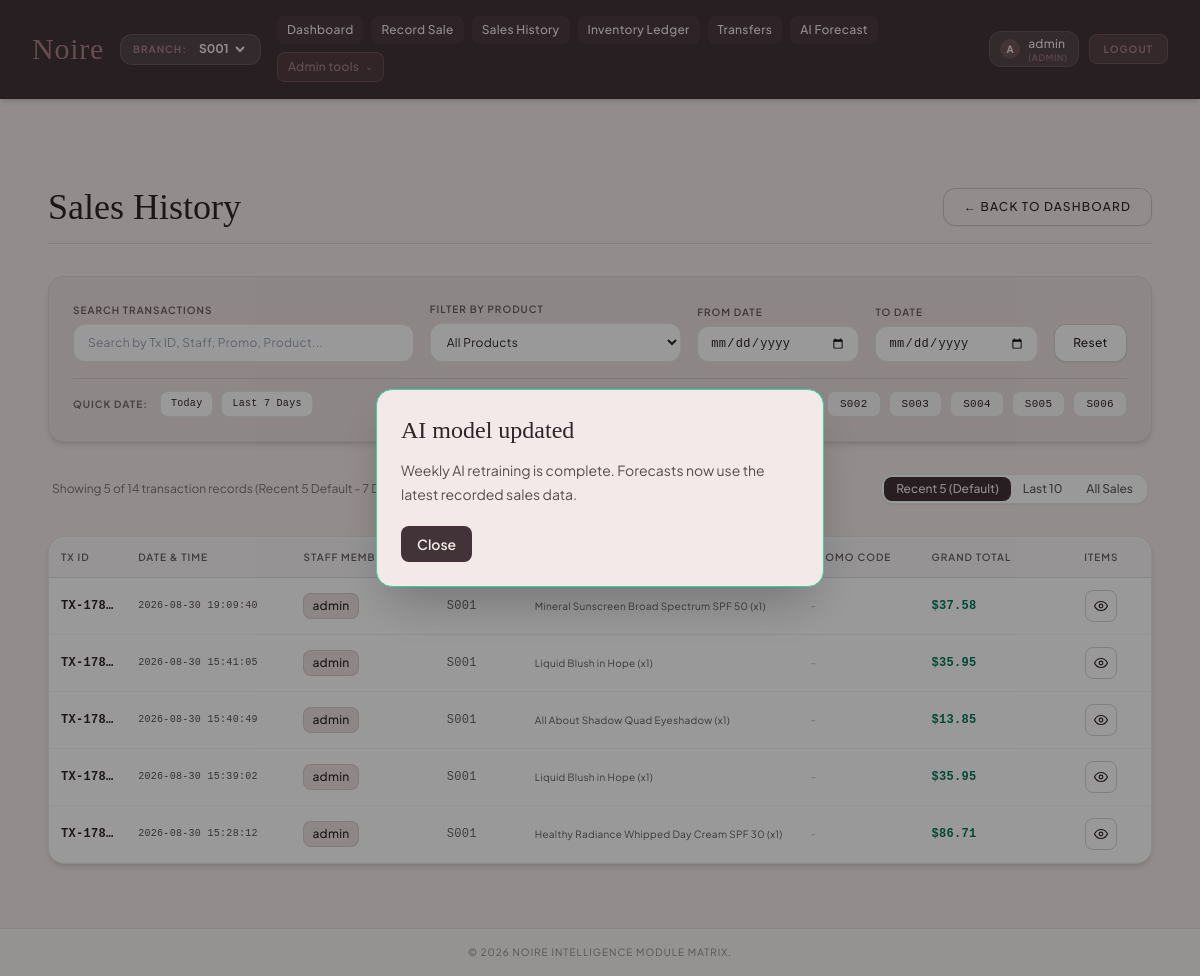
/sales_history (signed in), run on the app's committed database.
### tables this page shows
CREATE TABLE branches (
            branch_id TEXT PRIMARY KEY,
            region TEXT NOT NULL DEFAULT 'Bagmati',
            location_detail TEXT NOT NULL DEFAULT 'Kathmandu',
            created_at DATETIME DEFAULT CURRENT_TIMESTAMP
        , branch_name TEXT NOT NULL DEFAULT '', is_active INTEGER NOT NULL DEFAULT 1);

CREATE TABLE transactions (
            transaction_id TEXT PRIMARY KEY,
            username TEXT NOT NULL,
            branch_id TEXT NOT NULL REFERENCES branches(branch_id),
            promo_code TEXT,
            discount_rate REAL DEFAULT 1.0,
            grand_total REAL NOT NULL CHECK(grand_total >= 0),
            transaction_date DATE NOT NULL,
            created_at DATETIME DEFAULT CURRENT_TIMESTAMP
        );

### app.py (the view)
@app.route('/sales_history')
@login_required
def sales_history():
    current_branch = session.get('branch', 'S001')
    is_admin = session.get('role') == 'admin'
    if is_admin:
        branch_param = request.args.get('branch', current_branch)
        if branch_param == 'ALL':
            transactions = db_load_transactions()
        else:
            transactions = db_load_transactions(branch=branch_param)
    else:
        branch_param = current_branch
        transactions = db_load_transactions(branch=current_branch)
    return render_template(
        'sales_history.html',
        transactions=transactions,
        current_branch=current_branch,
        selected_branch=branch_param
    )

### templates/sales_history.html (shortened to what this page needs)
{% extends "base.html" %}
{% block content %}
<div class="max-w-7xl mx-auto px-4 py-8 space-y-8">
    <div class="border-b border-noireText/10 pb-4 flex flex-col md:flex-row md:items-center justify-between gap-4">
        <div>
            <h2 class="text-4xl text-noireText font-serif">Sales History</h2>
        </div>
        <a href="{{ url_for('dashboard') }}" class="px-5 py-2.5 border border-noireText/20 hover:border-noireText/40 text-noireText font-medium uppercase tracking-widest text-xs rounded-xl transition-all shadow-sm flex items-center gap-2 self-start md:self-auto">
            ← Back to Dashboard
        </a>
    </div>
    <div class="bg-parchment p-6 rounded-2xl border border-noireText/5 shadow-md space-y-4 text-xs tracking-wide">
        <div class="grid grid-cols-1 md:grid-cols-12 gap-4 items-end">
            <div class="md:col-span-4 flex flex-col gap-1.5">
                <label for="searchInput" class="font-semibold uppercase text-noireText/70 tracking-widest text-[10px]">Search Transactions</label>
                <input type="text" id="searchInput" placeholder="Search by Tx ID, Staff, Promo, Product..." class="w-full px-3.5 py-2.5 rounded-xl bg-white border border-noireText/10 text-noireText focus:outline-none focus:border-dustyRose focus:ring-1 focus:ring-dustyRose transition-all text-xs">
            </div>
            <div class="md:col-span-3 flex flex-col gap-1.5">
                <label for="productFilter" class="font-semibold uppercase text-noireText/70 tracking-widest text-[10px]">Filter by Product</label>
                <select id="productFilter" class="w-full px-3 py-2.5 rounded-xl bg-white border border-noireText/10 text-noireText focus:outline-none focus:border-dustyRose focus:ring-1 focus:ring-dustyRose transition-all text-xs cursor-pointer">
                    <option value="">All Products</option>
                </select>
            </div>
            <div class="md:col-span-2 flex flex-col gap-1.5">
                <label for="fromDate" class="font-semibold uppercase text-noireText/70 tracking-widest text-[10px]">From Date</label>
                <input type="date" id="fromDate" class="w-full px-3 py-2 rounded-xl bg-white border border-noireText/10 text-noireText focus:outline-none focus:border-dustyRose focus:ring-1 focus:ring-dustyRose transition-all text-xs font-mono">
            </div>
            <div class="md:col-span-2 flex flex-col gap-1.5">
                <label for="toDate" class="font-semibold uppercase text-noireText/70 tracking-widest text-[10px]">To Date</label>
                <input type="date" id="toDate" class="w-full px-3 py-2 rounded-xl bg-white border border-noireText/10 text-noireText focus:outline-none focus:border-dustyRose focus:ring-1 focus:ring-dustyRose transition-all text-xs font-mono">
            </div>
            <div class="md:col-span-1 flex items-end">
                <button type="button" id="resetSalesFilters" class="w-full py-2.5 bg-white hover:bg-velvet border border-noireText/20 hover:border-noireText/40 text-noireText font-medium text-xs rounded-xl transition-all shadow-sm h-[38px] flex items-center justify-center">
                    Reset
                </button>
            </div>
        </div>
        <div class="flex flex-col sm:flex-row sm:items-center justify-between gap-3 pt-3 border-t border-noireText/10 text-xs">
            <div class="flex items-center gap-2 flex-wrap">
                <span class="text-[10px] text-noireText/60 font-bold uppercase tracking-widest mr-1">Quick Date:</span>
                <button type="button" onclick="setQuickDate('today')" class="px-2.5 py-1 bg-white hover:bg-velvet border border-noireText/10 rounded-lg text-[10px] font-mono transition-colors">Today</button>
                <button type="button" onclick="setQuickDate('7d')" class="px-2.5 py-1 bg-white hover:bg-velvet border border-noireText/10 rounded-lg text-[10px] font-mono transition-colors">Last 7 Days</button>
            </div>
            <div class="flex items-center gap-2 flex-wrap text-xs">
                <span class="text-[10px] text-noireText/60 font-bold uppercase tracking-widest mr-1">Branch Scope:</span>
                {% if session.get('role') == 'admin' %}
                <a href="{{ url_for('sales_history', branch='ALL') }}" class="px-3 py-1 rounded-lg font-medium text-[11px] transition-all {% if selected_branch == 'ALL' %}bg-deepWine text-velvet font-bold shadow-sm{% else %}bg-white/80 hover:bg-white text-noireText border border-noireText/10{% endif %}">
                </a>
                {% for b in active_branches %}
                <a href="{{ url_for('sales_history', branch=b.branch_id) }}" class="px-3 py-1 rounded-lg font-mono text-[11px] transition-all {% if selected_branch == b.branch_id %}bg-deepWine text-velvet font-bold shadow-sm{% else %}bg-white/80 hover:bg-white text-noireText border border-noireText/10{% endif %}">
                    {{ b.branch_id }}
                </a>
                {% endfor %}
                {% else %}
                <span class="px-3 py-1 rounded-lg font-mono font-bold text-[11px] bg-deepWine text-velvet shadow-sm">
                    {{ current_branch }} (Your Assigned Branch)
                </span>
                {% endif %}
            </div>
        </div>
    </div>
    <div class="flex flex-col sm:flex-row sm:items-center justify-between gap-3 text-xs text-noireText/60 px-1">
        <span id="salesMatchCount">Showing {{ [5, transactions|length]|min }} of {{ transactions|length if transactions else 0 }} transaction records</span>
        <div class="inline-flex rounded-xl border border-noireText/10 overflow-hidden bg-white p-0.5 shadow-sm text-xs self-start sm:self-auto">
            <button type="button" id="salesLimit5Btn" onclick="setSalesLimit(5)" class="sales-limit-tab py-1 px-3 rounded-lg font-medium transition-all bg-deepWine text-velvet">
                Recent 5 (Default)
            </button>
            <button type="button" id="salesLimit10Btn" onclick="setSalesLimit(10)" class="sales-limit-tab py-1 px-3 rounded-lg font-medium transition-all hover:bg-velvet/50 text-noireText/75">
                Last 10
            </button>
            <button type="button" id="salesLimitAllBtn" onclick="setSalesLimit('all')" class="sales-limit-tab py-1 px-3 rounded-lg font-medium transition-all hover:bg-velvet/50 text-noireText/75">
                All Sales
            </button>
        </div>
    </div>
    <div class="bg-white rounded-2xl border border-noireText/10 shadow-md overflow-hidden">
        <div class="w-full overflow-hidden">
            <table class="w-full table-fixed text-left text-xs tracking-wide border-collapse" id="salesTable">
                <colgroup>
                    <col class="w-[7%]">
                    <col class="w-[15%]">
                    <col class="w-[13%]">
                    <col class="w-[8%]">
                    <col class="w-[25%]">
                    <col class="w-[11%]">
                    <col class="w-[12%]">
                    <col class="w-[9%]">
                </colgroup>
                <thead>
                    <tr class="bg-parchment/30 border-b border-noireText/10 text-noireText/70 uppercase text-[10px] tracking-widest">
                        <th class="py-3 px-3 font-semibold">Tx ID</th>
                        <th class="py-3 px-3 font-semibold">Date & Time</th>
                        <th class="py-3 px-3 font-semibold">Staff Member</th>
                        <th class="py-3 px-3 font-semibold">Branch</th>
                        <th class="py-3 px-3 font-semibold">Products Sold</th>
                        <th class="py-3 px-3 font-semibold">Promo Code</th>
                        <th class="py-3 px-3 font-semibold">Grand Total</th>
                        <th class="py-3 px-3 font-semibold text-center">Items</th>
                    </tr>
                </thead>
                <tbody>
                    {% if transactions is defined and transactions %}
                        {% for tx in transactions %}
                        <tr class="sale-row border-b border-noireText/5 hover:bg-velvet/20 transition-colors"
                            data-txid="{{ tx.transaction_id }}"
                            data-date="{{ (tx.created_at if tx.created_at else tx.transaction_date)[:10] }}"
                            data-user="{{ tx.username|lower }}"
                            data-branch="{{ tx.branch_id }}"
                            data-promo="{{ (tx.promo_code or '')|lower }}"
                            data-products="{{ tx.product_summary|lower }}">
                            <td class="py-3 px-3 font-mono font-bold text-noireText truncate">{{ tx.transaction_id }}</td>
                            <td class="py-3 px-3 text-noireText/80 font-mono text-[10px] truncate" title="{{ tx.created_at if tx.created_at else tx.transaction_date }}">{{ tx.created_at if tx.created_at else tx.transaction_date }}</td>
                            <td class="py-3 px-3 truncate">
                                <span class="inline-flex items-center max-w-full truncate bg-parchment px-2 py-1 rounded-lg text-noireText font-medium border border-noireText/10 align-middle" title="{{ tx.username }}">
                                    <span class="truncate">{{ tx.username }}</span>
                                </span>
                            </td>
                            <td class="py-3 px-3 font-mono text-noireText/70 truncate">{{ tx.branch_id }}</td>
                            <td class="py-3 px-3 text-[10px] leading-tight text-noireText/75 truncate" title="{{ tx.product_summary }}">{{ tx.product_summary }}</td>
                            <td class="py-3 px-3 truncate">
                                {% if tx.promo_code %}
                                    <span class="text-emerald-800 bg-emerald-50 px-2.5 py-1 rounded-lg text-[11px] font-semibold border border-emerald-200/50">
                                        {{ tx.promo_code }}
                                    </span>
                                {% else %}
                                    <span class="text-noireText/30">-</span>
                                {% endif %}
                            </td>
                            <td class="py-3 px-3 font-mono font-bold text-emerald-700 truncate">${{ "%.2f"|format(tx.grand_total) }}</td>
                            <td class="py-3 px-3 text-center">
                                <button type="button" onclick="toggleDetails('details-{{ loop.index }}')" class="inline-flex h-8 w-8 items-center justify-center border border-noireText/20 hover:bg-deepWine hover:text-velvet rounded-lg transition-all" title="View sale items" aria-label="View sale items">
                                    <svg class="h-4 w-4" fill="none" stroke="currentColor" viewBox="0 0 24 24" aria-hidden="true"><path stroke-linecap="round" stroke-linejoin="round" stroke-width="1.8" d="M2.25 12S5.5 5.25 12 5.25 21.75 12 21.75 12 18.5 18.75 12 18.75 2.25 12 2.25 12Z"/><circle cx="12" cy="12" r="2.75" stroke-width="1.8"/></svg>
                                </button>
                            </td>
                        </tr>
                        {% endfor %}
                    {% else %}
                        <tr id="noTransactionsRow">
                            <td colspan="8" class="py-12 text-center text-noireText/40 italic text-sm">
                                No sales transactions found in database logs.
                            </td>
                        </tr>
                    {% endif %}
                </tbody>
            </table>
        </div>
    </div>
</div>
{% endblock %}

### data on the page
branches: branch_id "S002"
branches: branch_id "S003"
branches: branch_id "S004"
branches: branch_id "S005"
branches: branch_id "S006"
transactions: transaction_id "TX-178…", created_at "2026-08-30 19:09:40", username "admin", branch_id "S001", product_summary "Mineral Sunscreen Broad Spectrum SPF 50 (x1)", grand_total "37.58"
transactions: transaction_id "TX-178…", created_at "2026-08-30 15:41:05", username "admin", branch_id "S001", product_summary "Liquid Blush in Hope (x1)", grand_total "35.95"
transactions: transaction_id "TX-178…", created_at "2026-08-30 15:40:49", username "admin", branch_id "S001", product_summary "All About Shadow Quad Eyeshadow (x1)", grand_total "13.85"
transactions: transaction_id "TX-178…", created_at "2026-08-30 15:39:02", username "admin", branch_id "S001", product_summary "Liquid Blush in Hope (x1)", grand_total "35.95"
transactions: transaction_id "TX-178…", created_at "2026-08-30 15:28:12", username "admin", branch_id "S001", product_summary "Healthy Radiance Whipped Day Cream SPF 30 (x1)", grand_total "86.71"

### other printed values
{{ session.get('username', 'G')[:1] }} "A"
{{ session.get('username', 'Guest') }} "admin"
{{ session.get('role', 'staff') }} "ADMIN"
form field value "S001"
